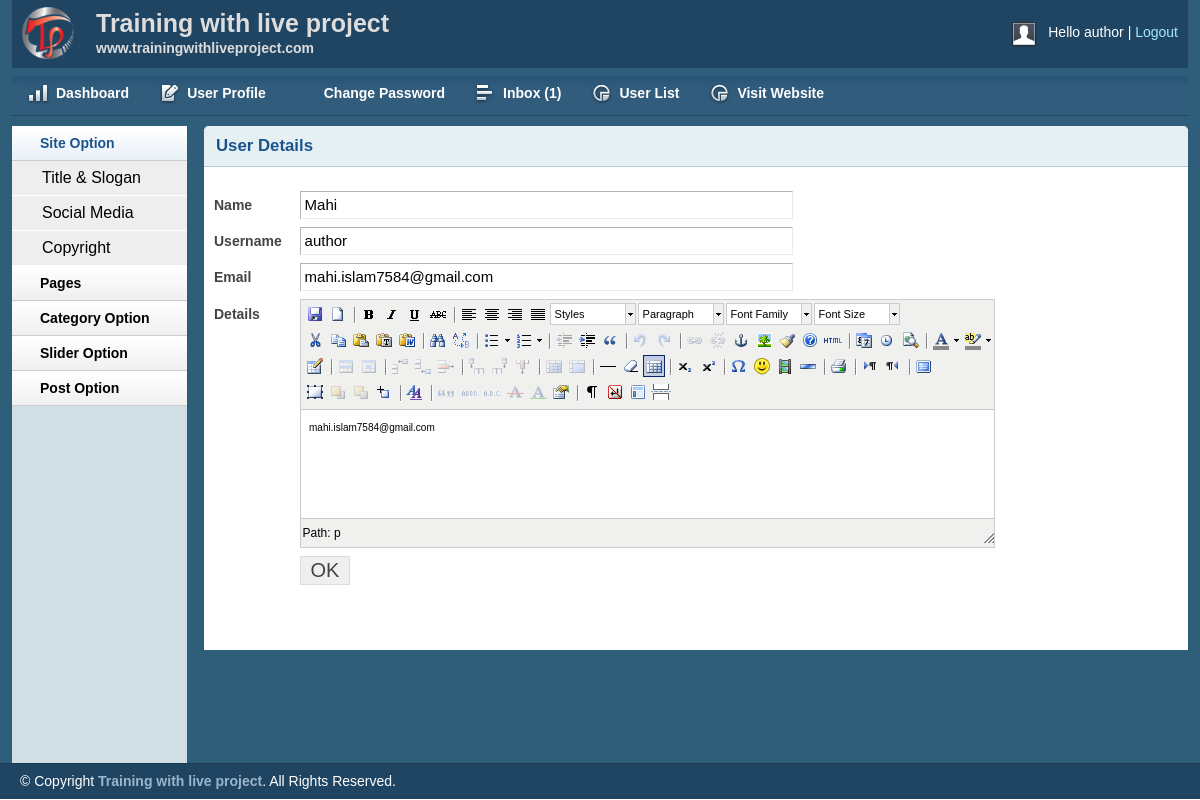
Page /admin/viewuser.php?userid=15 (signed in) on the committed database.
### tables this page shows
CREATE TABLE `tbl_user` (
  `id` int(11) NOT NULL,
  `name` varchar(255) NOT NULL,
  `username` varchar(60) NOT NULL,
  `password` varchar(60) NOT NULL,
  `email` varchar(255) NOT NULL,
  `details` text NOT NULL,
  `role` int(11) NOT NULL
);

### lib/Database.php (called while the page is built, shortened)
<?php
Class Database{
	public $host   = DB_HOST;
	public $user   = DB_USER;
	public $pass   = DB_PASS;
	public $dbname = DB_NAME;
	public $link;
	private function connectDB(){
	$this->link = new mysqli($this->host, $this->user, $this->pass, $this->dbname);
 }
	public function select($query){
		$result = $this->link->query($query) or die($this->link->error.__LINE__);
		if($result->num_rows > 0){
			return $result;
		} else {
			return false;
		}
	}
}

### admin/viewuser.php (the view, shortened to what this page needs)
<?php include'inc/header.php' ?>
<?php include'inc/sidebar.php' ?>
<?php
    if (!isset($_GET['userid'])||$_GET['userid'] == NULL) {
        echo "<script>window.location = 'userlist.php';</script>";
    }else{
        $id = $_GET['userid'];
    }
?>
<div class="grid_10">
    <div class="box round first grid">
        <h2> User Details </h2>
        <div class="block">
        <?php
            $query = "select * from tbl_user where id='$id'";
            $getuser=$db->select($query);
            if ($getuser) {
                while ($result = $getuser->fetch_assoc()) { ?>
         <form action="" method="post">
            <table class="form">
                <tr>
                    <td>
                        <label>Name</label>
                    </td>
                    <td>
                        <input type="text" readonly value="<?php echo $result['name'] ?>" class="medium" />
                    </td>
                </tr>
                <tr>
                    <td>
                        <label>Username</label>
                    </td>
                    <td>
                        <input type="text" readonly value="<?php echo $result['username'] ?>" class="medium" />
                    </td>
                </tr>
                <tr>
                    <td>
                        <label>Email</label>
                    </td>
                    <td>
                        <input type="text" readonly value="<?php echo $result['email'] ?>" class="medium" />
                    </td>
                </tr>
                <tr>
                    <td style="vertical-align: top; padding-top: 9px;">
                        <label>Details</label>
                    </td>
                    <td>
                    </td>
                </tr>
				<tr>
                    <td></td>
                    <td>
                        <input type="submit" name="submit" Value="OK" />
                    </td>
                </tr>
            </table>
            </form>
        <?php } }  ?>
        </div>
    </div>
</div>
<?php include'inc/footer.php'?>

### admin/css/layout.css (style rules this page uses)
body { background: #fff none repeat scroll 0 0; color: #444; font-size: 14px; padding: 0; }
h1, h2, h3, h4, h5, h6 { line-height:1.2em; margin-bottom:.3em; }
h2 { margin-top:1em; }
.box { background:#fff; margin-bottom:20px; padding:10px 10px 10px 10px; margin-left:-8px; }
.box.grid { padding-bottom:40px; }
.box.round { -moz-border-radius: 5px 5px 0px 0px; -webkit-border-radius: 5px 5px 0px 0px; border-radius: 5px 5px 0px 0px; }
.box h2 { font-size:1.2em; font-weight:bold; color:#1B548D; background:#E6F0F3; margin:-10px -10px 0 -10px; padding:10px 12px; border-bottom:1px solid #B3CBD6; -moz-border-radius: 5px 5px 0px 0px; -webkit-border-radius: 5px 5px 0px 0px; border-radius: 5px 5px 0px 0px; }
.box.first { min-height: 406px; }
.block { padding-top:20px; }
table.form { width:100%; }
table.form td { padding:4px 0px; }
table.form label { font-weight:bold; }
table.form input, table.form select { font-size: 15px; padding: 4px 4px 5px 4px; border-top: 1px solid #b3b3b3; border-left: 1px solid #b3b3b3; border-right: 1px solid #eaeaea; border-bottom: 1px solid #eaeaea; }
table.form input[type="submit"] { border: 1px solid #ddd; color: #444; cursor: pointer; font-size: 20px; padding: 2px 10px; }
input.medium { width: 55%; }
.block { padding-bottom:1px; }

### admin/js/tiny-mce/themes/advanced/skins/default/content.css (style rules this page uses)
body, td, pre { color:#000; font-family:Verdana, Arial, Helvetica, sans-serif; font-size:10px; margin:8px; }
body { background:#FFF; }
h2 { font-size: 1.5em }
table, img, hr, .mceItemAnchor { cursor:default }
table td, table th { cursor:text }

### rows in the picture
tbl_user: name "Mahi", username "author", email "mahi.islam7584@gmail.com"

### other values in the picture
Session::get('username') "author"
$count "1"
